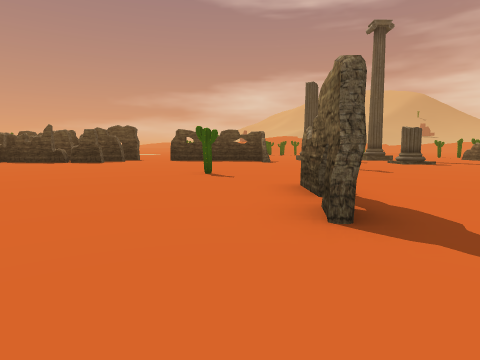
[1] (above)

24 first-person views from a walk through a scene from a Unity 3-D project. The camera is 1.3 m above the floor, tilts 6° down and sees 75° across. The floor is counted in squares, 2 m on a side. Each view is taken from the middle of a square. On the plan, view 1 faces up. The plan holds only what a view shows up to about 10 squares ahead; the rest is blank. The place goes on beyond the plan. The player character is not drawn. Some animated figures are not drawn.

[2]
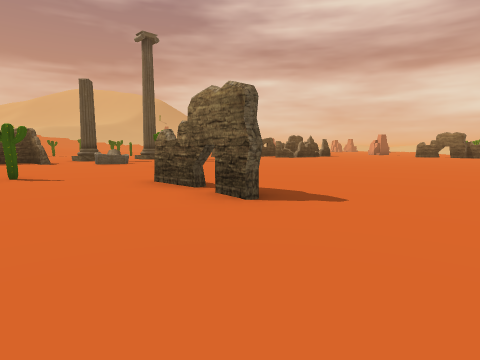

[3]
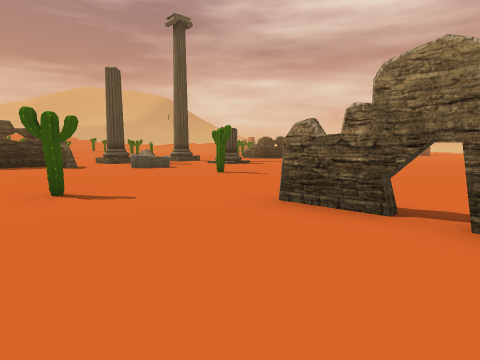

[4]
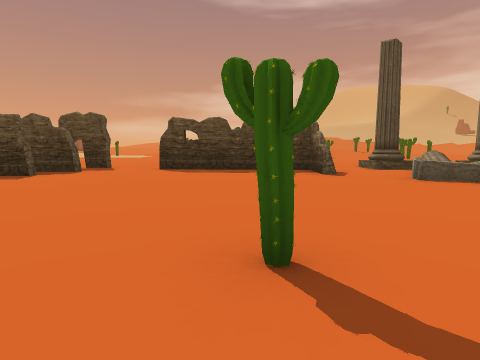

[5]
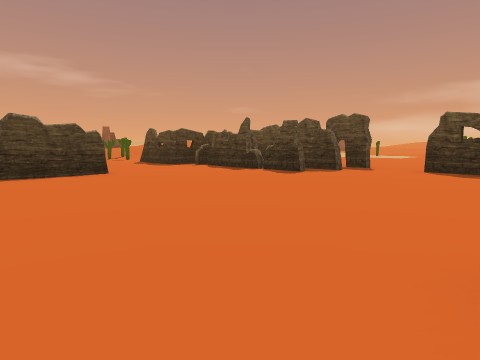

[6]
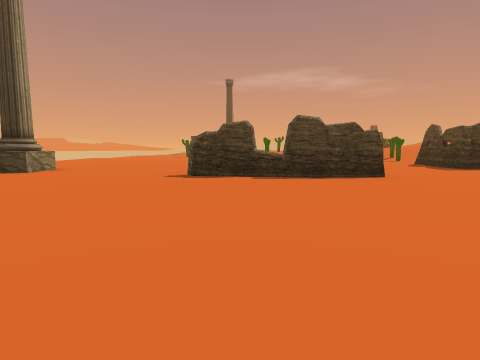

[7]
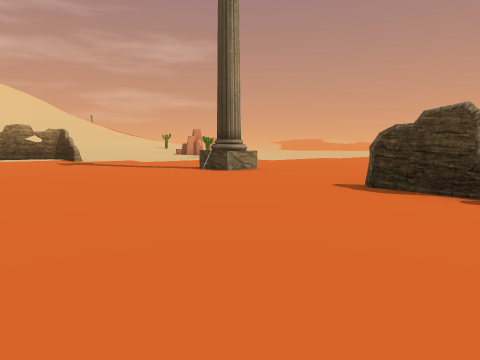

[8]
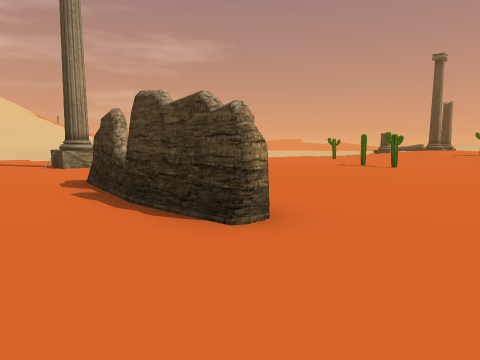

[9]
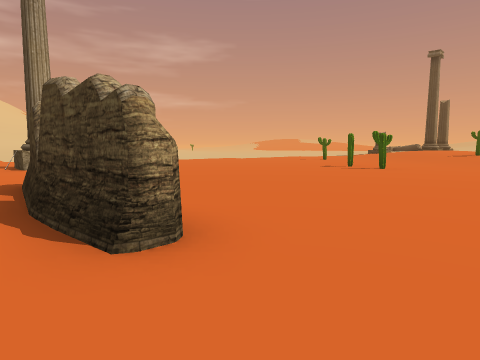

[10]
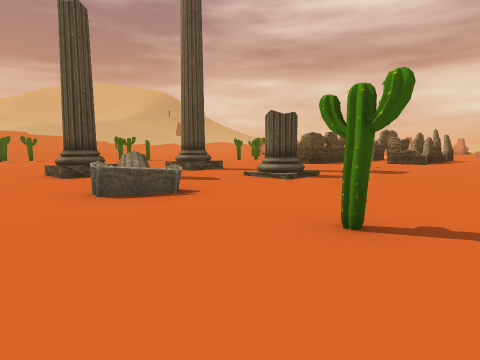

[11]
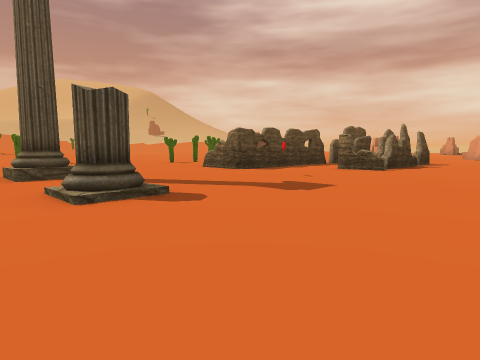

[12]
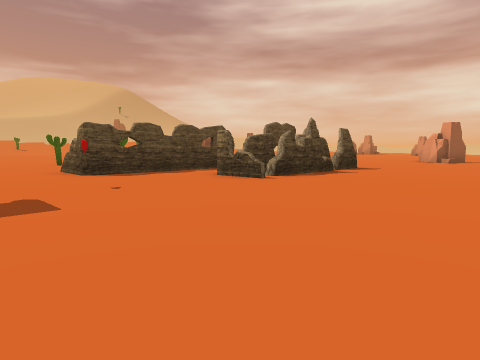

[13]
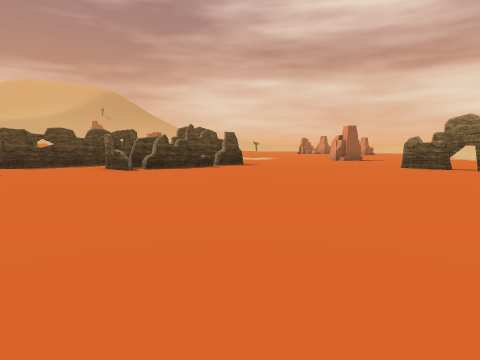

[14]
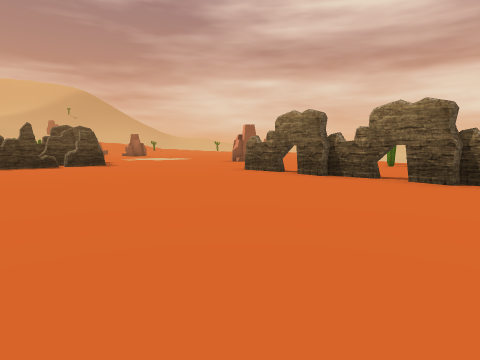

[15]
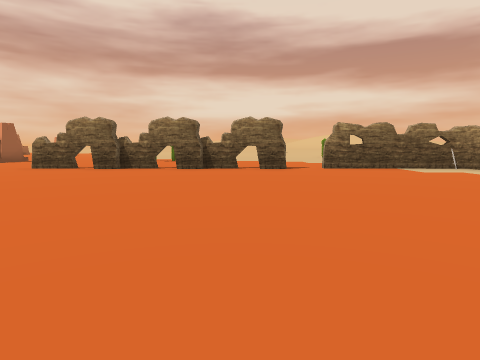

[16]
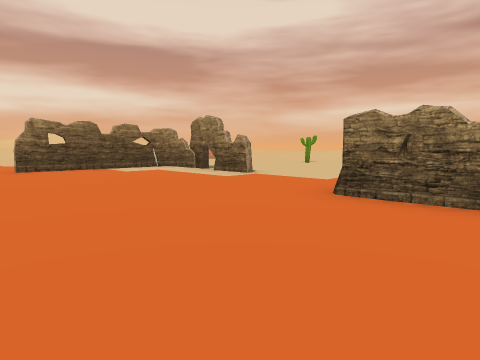

[17]
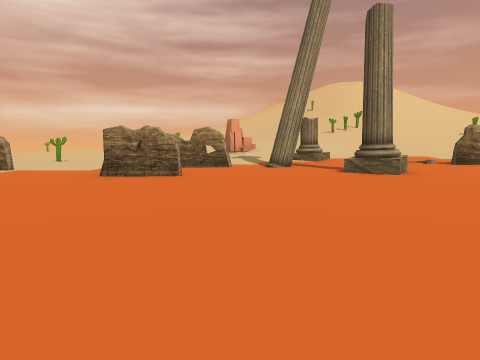

[18]
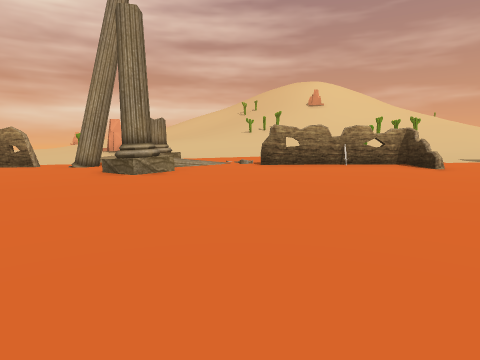

[19]
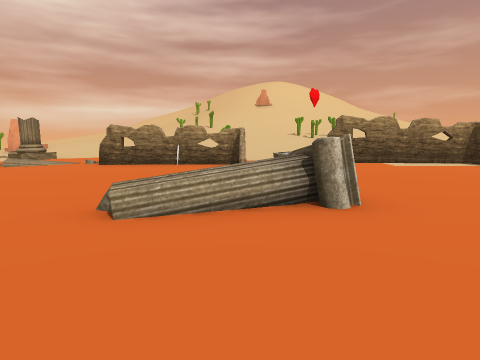

[20]
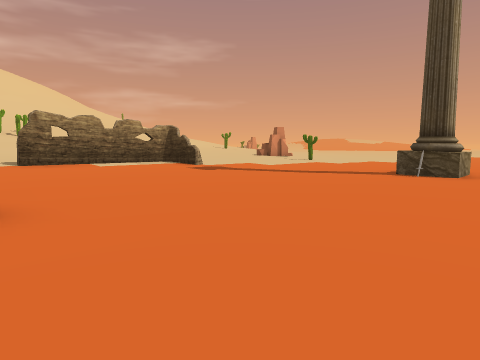

[21]
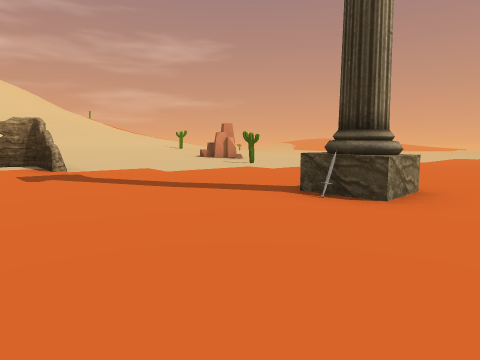

[22]
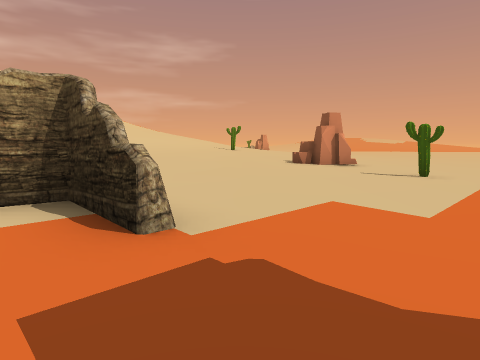

[23]
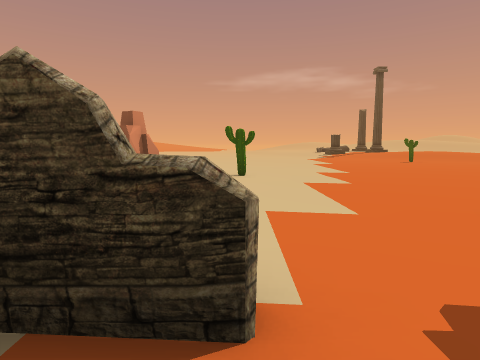

[24]
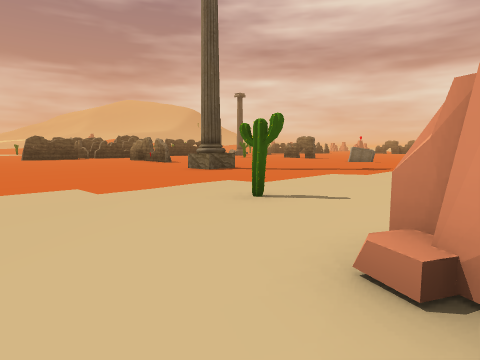

### Floor plan
Key: @ floor where view 1 was taken; # wall or solid block; . main floor; : floor 0.25 m higher than the main floor; + floor 0.5 m higher than the main floor; / step, stairs or slope; = window, fence, low wall or low ledge; ^ raised ledge; C cactus; R rock; O other object.
Columns run from 18 left of view 1 to 22 right of it. Each row starts with its distance up from view 1.
 17                     ..      ...
 16             #..     .## .# ...#
 15             #..## ##... ......## #
 14            ##......#..^..........=
 13       ##  ###........^^./ .......
 12       ...............^../#......#####
 11       ...........................##=#.
 10 .......................................
  9 .........#...........C.................
  8 .........#.......C.....................
  7 C....... #...............  .............
  6  ....... #.............................#.
  5   .......#.........#...................#.
  4    ................#...................#
  3   .................#...................#.
  2   ...........................  ........#.
  1  ......................................#
  0  ......##.........@....................#
 -1  ...............#^^....................#
 -2  ...............O^......................
 -3  ...............  .....................#
 -4  ............... ......................#
 -5 ..............................##.......#
 -6 ...C::::::#::::::#:::...##.... #......O#
 -7 .:::::::::#::::::#:O::::=......#...#####
 -8 ::::::::::#####+ #=###//=::#.### ...
 -9 :RR::+++++                       ...

Positions as (right, up) in squares from view 1, and headings:
1: (0, 0), facing up
2: (-2, 0), facing up-right
3: (-2, 3), facing up-right
4: (-1, 6), facing up
5: (-1, 6), facing up-left
6: (-2, 6), facing left
7: (-4, 7), facing down-left
8: (-7, 11), facing down-left
9: (-8, 11), facing down-left
10: (1, 8), facing up-right
11: (5, 8), facing up-right
12: (9, 7), facing up-right
13: (10, 3), facing up-right
14: (14, 0), facing up-right
15: (11, 0), facing right
16: (11, -1), facing down-right
17: (10, 2), facing down
18: (4, 2), facing down
19: (-1, 2), facing down
20: (-2, 2), facing down-left
21: (-6, 2), facing down-left
22: (-7, -4), facing down-left
23: (-7, -6), facing left
24: (-18, -9), facing up-right
